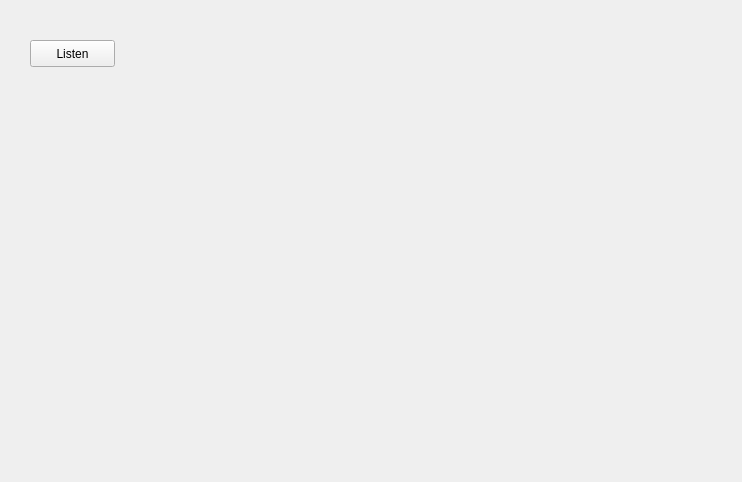
<?xml version="1.0" encoding="UTF-8"?>
<ui version="4.0">
 <class>ImageServer</class>
 <widget class="QWidget" name="ImageServer">
  <property name="geometry">
   <rect>
    <x>0</x>
    <y>0</y>
    <width>742</width>
    <height>482</height>
   </rect>
  </property>
  <property name="windowTitle">
   <string>ImageServer</string>
  </property>
  <widget class="QPushButton" name="pushButton">
   <property name="geometry">
    <rect>
     <x>30</x>
     <y>40</y>
     <width>85</width>
     <height>27</height>
    </rect>
   </property>
   <property name="text">
    <string>Listen</string>
   </property>
  </widget>
  <widget class="QLabel" name="label">
   <property name="geometry">
    <rect>
     <x>150</x>
     <y>70</y>
     <width>348</width>
     <height>229</height>
    </rect>
   </property>
   <property name="text">
    <string/>
   </property>
  </widget>
 </widget>
 <layoutdefault spacing="6" margin="11"/>
 <resources/>
 <connections/>
</ui>
